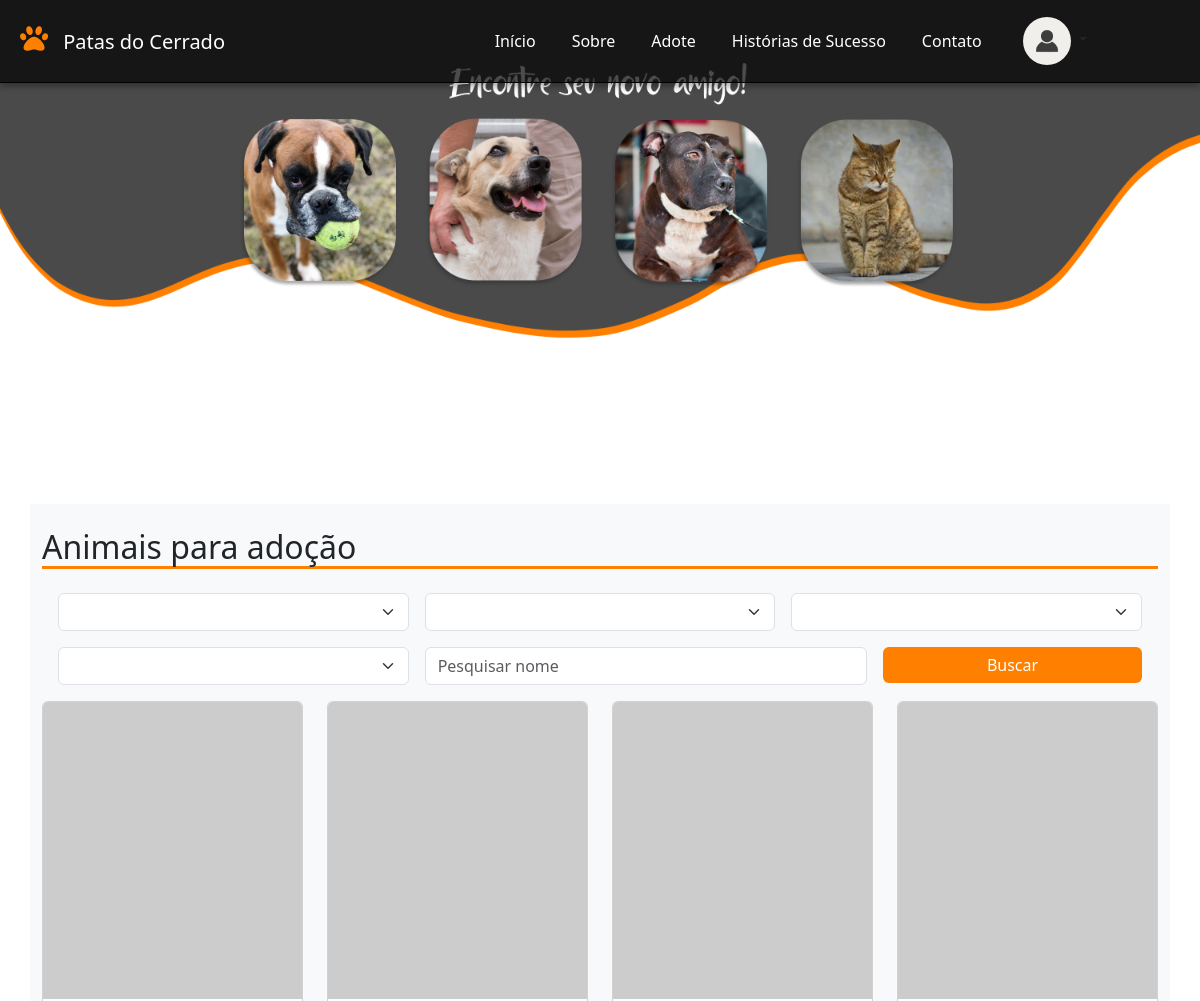
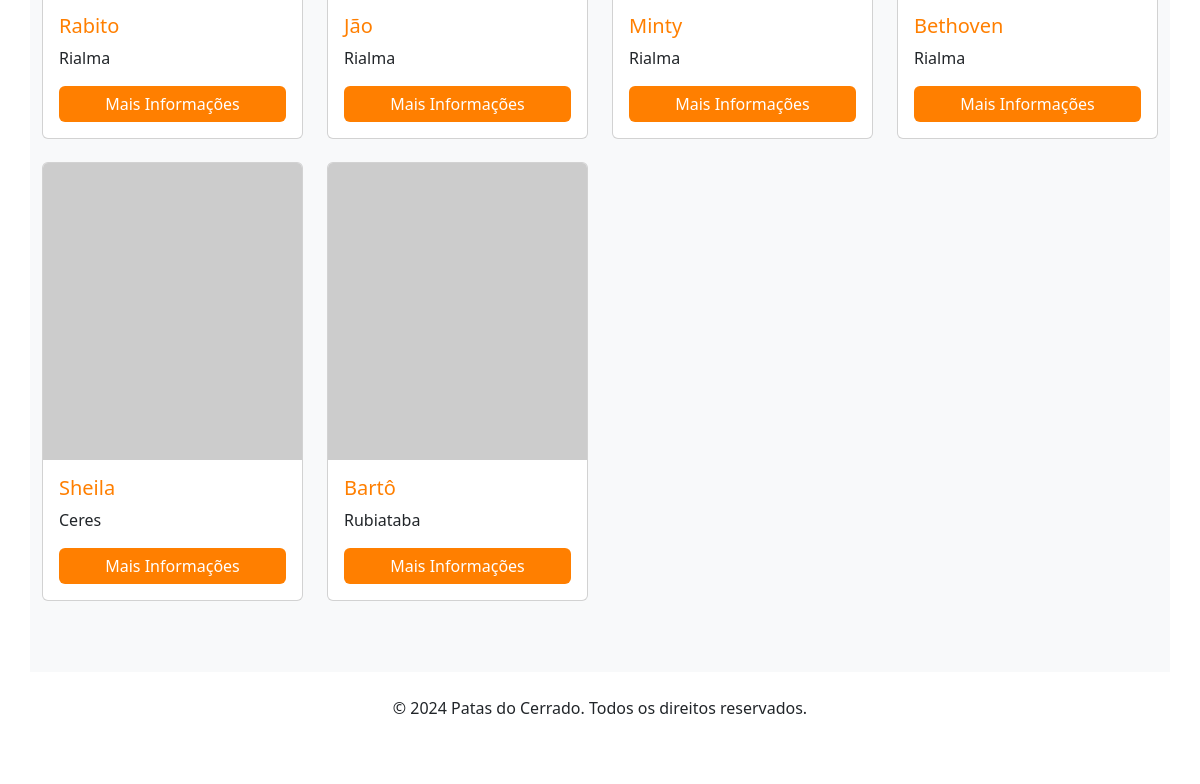
Page /AnimaisAdotar (signed in) on the committed database (2 pictures, top to bottom).
### tables this page shows
CREATE TABLE IF NOT EXISTS `animal` (
    `ID` INT NOT NULL AUTO_INCREMENT,
    `nome` VARCHAR(100) NOT NULL,
    `foto` BLOB NULL,
    `descricao` VARCHAR(200) NULL,
    `usuario_ID` INT NOT NULL,
    `cidade_ID` INT NOT NULL,
    `porte_ID` INT NOT NULL,
    `idade_ID` INT NOT NULL,
    `especie_ID` INT NOT NULL,
    `genero_ID` INT NOT NULL,
    `animalcol` VARCHAR(45) NULL,
    `statusAdocao_ID` INT NOT NULL,
    PRIMARY KEY (`ID`),
    CONSTRAINT `fk_animal_usuario1`
        FOREIGN KEY (`usuario_ID`)
        REFERENCES `usuario` (`ID`)
        ON DELETE NO ACTION
        ON UPDATE NO ACTION,
	CONSTRAINT `fk_animal_cidade`
        FOREIGN KEY (`cidade_ID`)
        REFERENCES `cidade` (`ID`)
        ON DELETE NO ACTION
        ON UPDATE NO ACTION,
    CONSTRAINT `fk_animal_porte1`
        FOREIGN KEY (`porte_ID`)
        REFERENCES `porte` (`ID`)
        ON DELETE NO ACTION
        ON UPDATE NO ACTION,
    CONSTRAINT `fk_animal_idade1`
        FOREIGN KEY (`idade_ID`)
        REFERENCES `idade` (`ID`)
        ON DELETE NO ACTION
        ON UPDATE NO ACTION,
    CONSTRAINT `fk_animal_especie1`
        FOREIGN KEY (`especie_ID`)
        REFERENCES `especie` (`ID`)
        ON DELETE NO ACTION
        ON UPDATE NO ACTION,
    CONSTRAINT `fk_animal_genero1`
        FOREIGN KEY (`genero_ID`)
        REFERENCES `genero` (`ID`)
        ON DELETE NO ACTION
        ON UPDATE NO ACTION,
    CONSTRAINT `fk_animal_statusAdoção1`
        FOREIGN KEY (`statusAdocao_ID`)
        REFERENCES `statusAdocao` (`ID`)
        ON DELETE NO ACTION
        ON UPDATE NO ACTION);

CREATE TABLE IF NOT EXISTS `cidade` (
	`ID` INT NOT NULL AUTO_INCREMENT,
	`nome` VARCHAR(100) NOT NULL,
	PRIMARY KEY (`ID`));

### Controller/AnimaisAdotar.php (called while the page is built, shortened)
<?php
    class AnimaisAdotar extends Controller{
        public function index(){
            $animais = new Animal();
            $form = new Formulario();
            $data['especies'] = $form->listarTabela('especie');
            $data['generos'] = $form->listarTabela('genero');
            $data['portes'] = $form->listarTabela('porte');
            $data['cidades'] = $form->listarTabela('cidade');
            $join = "cidade ON animal.cidade_ID = cidade.ID";
            $order = "animal.ID DESC";
            $fields = "animal.ID, animal.nome AS 'animalNome', cidade.nome AS 'cidadeNome'";
            $where['animal.statusAdocao_ID'] = "statusAdocao_ID = 1";
            $where = implode(" AND ", $where);
            $data['animais'] = $animais->select($join, $where, $order, null, $fields);
            $this->view('animaisadotar', $data);
        }
    }

### Core/App.php (called while the page is built, shortened)
<?php
    class App{
        private $method = "index";
        private function separarURL(){
            $URL = $_GET['url'] ?? 'home';
            $URL = explode("/", trim($URL, "/"));
            return $URL;
        }
        public function carregarController(){
            $URL = $this->separarURL();
            $controller = new $this->controller;
            call_user_func_array([$controller, $this->method], $URL);
        }
    }

### index.php (called while the page is built, shortened)
<?php
    $app = new App;
    $app->carregarController();

### Core/Database.php (called while the page is built, shortened)
<?php
    Trait Database{
        private $connection;
        private function connect(){
            try{
                $db = "mysql:hostname=".DB_host.";dbname=".DB_name;
                $this->connection = new PDO($db, DB_user, DB_password);
                $this->connection->setAttribute(PDO::ATTR_ERRMODE,PDO::ERRMODE_EXCEPTION);
              }catch(PDOException $e){
                die('ERROR: '.$e->getMessage());
              }
        }
        public function query($query, $data = []){
                $stm = $this->connection->prepare($query);
                $check = $stm->execute($data);
                if($check){
                    $result = $stm->fetchAll(PDO::FETCH_OBJ);
                    if(is_array($result) && count($result)){
                        return $result;
                    }
                }
                return [];
        }
    }

### Core/Model.php (called while the page is built, shortened)
<?php
    class Model{
        protected $table;
        public function select($join = null, $where = null, $order = null, $limit = null,$fields = '*'){
            @$join = strlen($join) ? 'INNER JOIN '.$join : '';
            @$where = strlen($where) ? 'WHERE '.$where : '';
            @$order = strlen($order) ? 'ORDER BY '.$order : '';
            @$limit = strlen($limit) ? 'LIMIT '.$limit : '';
            $query = 'SELECT '.$fields.' FROM '.$this->table.' '.$join.' '.$where.' '.$order.' '.$limit;
            return $this->query($query);
        }
    }

### View/animaisadotar.view.php (the view, shortened to what this page needs)
<!DOCTYPE html>
    <html lang="en">
        <head>
            <link href="assets/css/bootstrap/css/bootstrap.min.css" rel="stylesheet">
            <link href="https://cdnjs.cloudflare.com/ajax/libs/font-awesome/5.15.4/css/all.min.css" rel="stylesheet">
            <link href="assets/css/dropdown.css" rel="stylesheet">
        </head>
        <body>
            <?php
                if(!empty($_SESSION['USUARIO'])){
                    include ("View/header/navLogado.php");
                }else{
                    include ("View/header/nav.php");
                }
            ?>
            <div>
                <br><br><br><br><br><br><br><br><br><br><br><br><br><br><br><br><br><br><br><br><br>
            </div>
            <div class="container pt-4 pb-5 bg-light">
                <h2>
                    Animais para adoção
                </h2>
                <div class="container-fluid p-3">
                    <div class="row">
                        <form id="animaisAdotarForm" class="d-flex center" method="POST">
                            <div class="row g-3">
                                <div class="form-group col-4">
                                    <select class="form-select" id="especie_ID" name="especie_ID" form="animaisAdotarForm">
                                    </select>
                                </div>
                                <div class="form-group col-4">
                                    <select class="form-select" id="genero_ID" name="genero_ID" form="animaisAdotarForm">
                                    </select>
                                </div>
                                <div class="form-group col-4">
                                    <select class="form-select" id="porte_ID" name="porte_ID" form="animaisAdotarForm">
                                    </select>
                                </div>
                                <div class="form-group col-4">
                                    <select class="form-select" id="cidade_ID" name="cidade_ID" form="animaisAdotarForm">
                                    </select>
                                </div>
                                <div class="form-group col-5">
                                    <input form="animaisAdotarForm" class="form-control" name="pesquisa" id="pesquisa" type="search" value="" placeholder="Pesquisar nome" aria-label="Search">
                                </div>
                                <div class="col-3">
                                    <button class="btn btn-primary col-12" type="submit">Buscar</button>
                                </div>
                            </div>
                        </form>
                    </div>
                </div>
                <div class="row">
                    <?php
                        if(!empty($animais)){
                            foreach($animais as $x){
                            ?>
                                <div class="col-sm-12 col-md-6 col-lg-3">
                                    <div class="card" style="width: 100%">
                                        <img src="https://via.placeholder.com/400x300" class="card-img-top" alt="Pet 1">
                                        <div class="card-body">
                                            <h5 class="card-title">
                                                <?php
                                                    echo $x->animalNome;
                                                ?>
                                            </h5>
                                            <p class="card-text">
                                                <?php
                                                    echo $x->cidadeNome;
                                                ?>
                                            </p>
                                            <a href="adopt?pet=rex" class="btn btn-primary">Mais Informações</a>
                                        </div>
                                    </div>
                                </div>
                            <?php
                            }
                        }else{
                            ?>
                                <h4>Não há animais cadastrados</h4>
                            <?php
                        }
                    ?>
                </div>
            </div>
            <footer class="footer py-4 mt-auto">
                <div class="container text-center">
                    <p>&copy; 2024 Patas do Cerrado. Todos os direitos reservados.</p>
                    <div class="social-icons">
                        <a href="#" class="text-white mr-3"><i class="fab fa-facebook-f"></i></a>
                        <a href="#" class="text-white mr-3"><i class="fab fa-twitter"></i></a>
                        <a href="#" class="text-white"><i class="fab fa-instagram"></i></a>
                    </div>
                </div>
            </footer>
        </body>
    </html>

### View/animaisadotar.view.php (style rules this page uses)
body { background-image: url("assets/imagens/Fundo/fundoanimais.png"); background-repeat: no-repeat; background-size: contain; }
.card { display: flex; flex-direction: column; height: 95%; }
.card img { height: 20rem; object-fit: cover; }
.card-body { flex-grow: 1; display: flex; flex-direction: column; justify-content: space-between; }
.card-title { color: #ff7f00; }
.btn-primary { background-color: #ff7f00; border: none; transition: background-color 0.3s ease; }
h2 { border-bottom: solid; border-color: #ff7f00; }

### rows in the picture
animal: nome "Rabito", cidade_ID.nome "Rialma"
animal: nome "Jão", cidade_ID.nome "Rialma"
animal: nome "Minty", cidade_ID.nome "Rialma"
animal: nome "Bethoven", cidade_ID.nome "Rialma"
animal: nome "Sheila", cidade_ID.nome "Ceres"
animal: nome "Bartô", cidade_ID.nome "Rubiataba"
